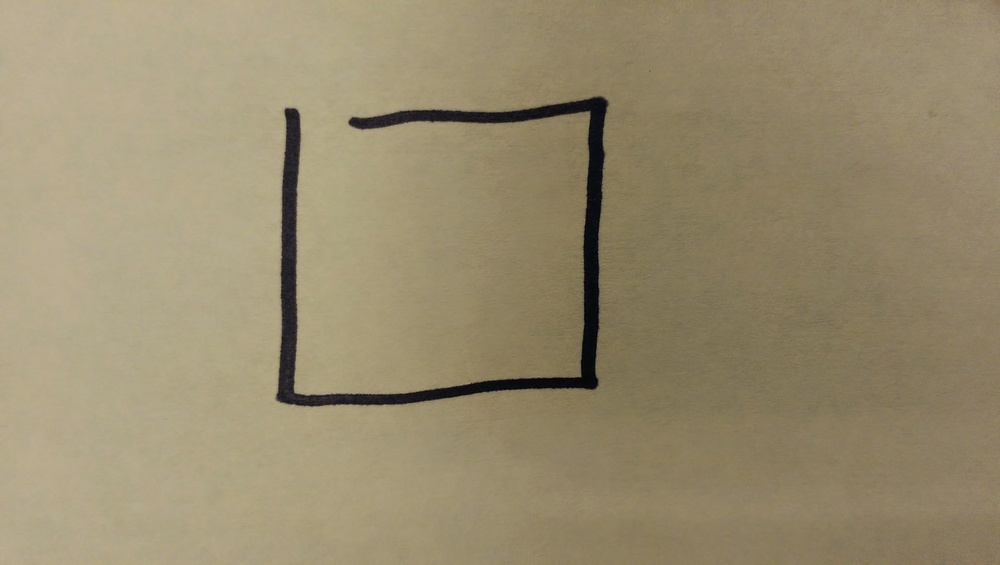
#> input picture square1.jpg, 1000 x 565 px, shrunk from 2688 x 1520 before the run
$ python thresholdImage.py
#> lines starting #> are read from the running program, lines starting #| are printed output that depends on the picture; after the words box and inside, x2 and y2 are one past the last pixel; in counts of white or black regions, pixels touching at a corner belong together
###########################################
## thresholdingImage.py
##
## Converts an image file to binary, then writes pixel values to CSV
##
## Author: Kevin T. Lee
###########################################

import sys, cv2, csv, os
import numpy as np
from PIL import Image


# Set imageName variable
imageName = 'square1.jpg'

# Read iamgeName file
sourceImage = cv2.imread(imageName, 0)
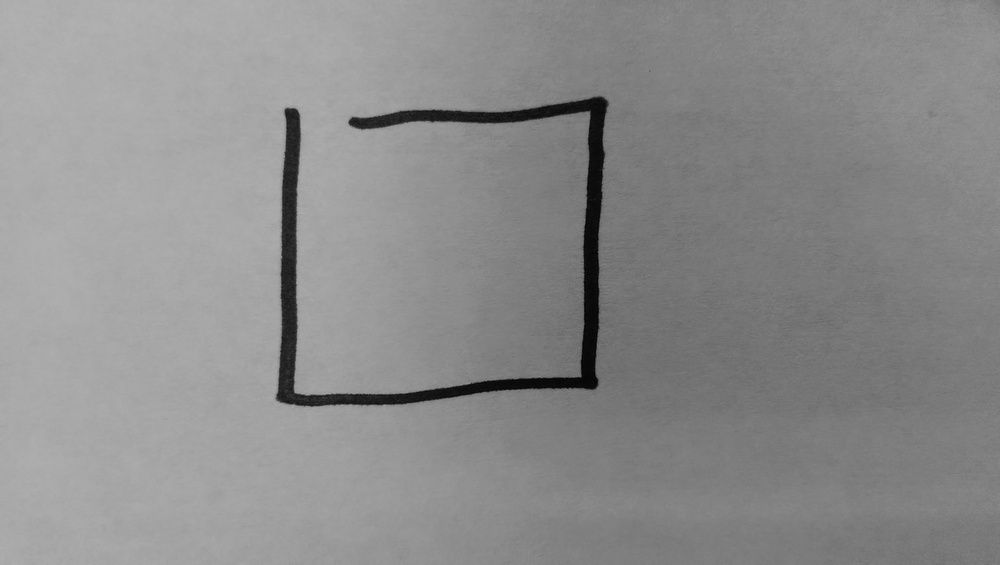
#> sourceImage: shape (565, 1000); min 0, max 178, mean 140.5

## color to gray scale
#grayImage = cv2.cvtColor(sourceImage, cv2.COLOR_RGB2GRAY) # cv2.COLOR_RGB2GRAY = 7
#grayImgName = 'gray_' + imageName

 ## gray to binary: threshold = 100 (arbitrary); maxValue = 255; type = cv2.THRESH_BINARY
flag, binaryImage = cv2.threshold(sourceImage, 65, 255, cv2.THRESH_BINARY) # cv2.THRESH_BINARY = 0
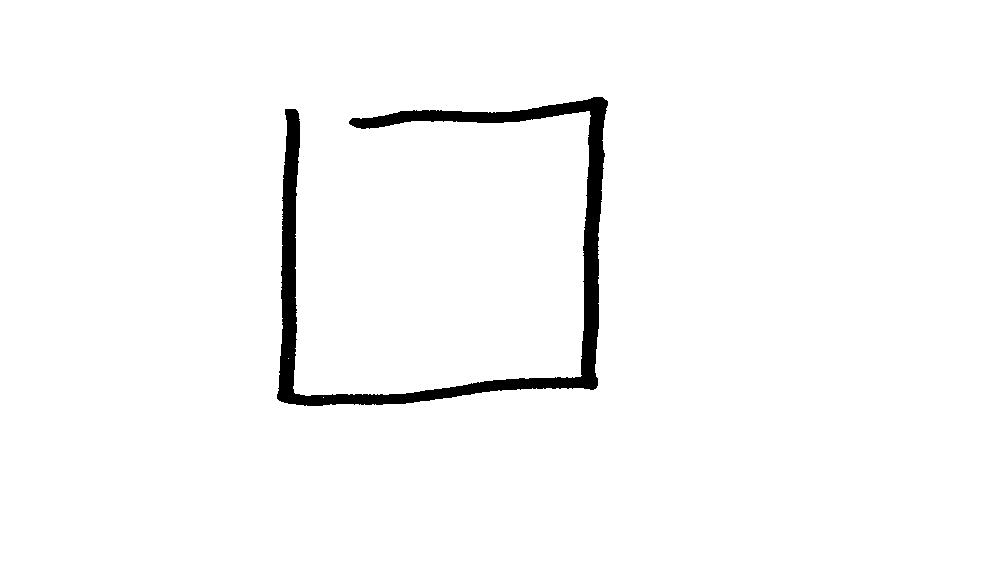
#> binaryImage: shape (565, 1000); 97.5% white; 1 black region, box (x1, y1, x2, y2) and area: (277, 97, 608, 406) 14050
binaryImgName = 'binary_' + imageName

#cv2.imshow('main', binaryImage)
cv2.imwrite(binaryImgName, binaryImage)


#Get pixels in image, store pixel values
im = Image.open(binaryImgName)
pixels = list(im.getdata())
#> pixels = 565000 items

# Debug print statement - pixel array
#print(pixels)


#Write CSV file with shape data (pixel values)
fl = open('shapedataIMAG19.csv', 'w')

writer = csv.writer(fl, lineterminator='\n')

labelRow = ['label']
for i, val in enumerate(pixels):
    labelRow.append('pixel'+str(i))
#> after the loop, labelRow = 565001 items


writer.writerow(labelRow)
writer.writerow(pixels)

fl.close()

$ run again, with IMAG19.jpg copied over square1.jpg
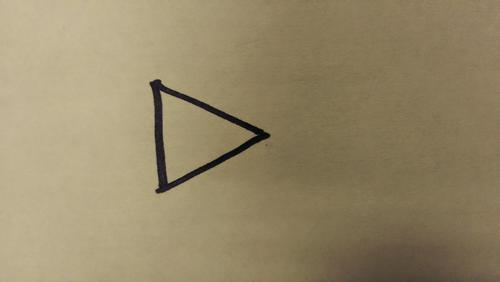
#> input picture IMAG19.jpg, 500 x 282 px
#> `sourceImage = cv2.imread(imageName, 0)`:
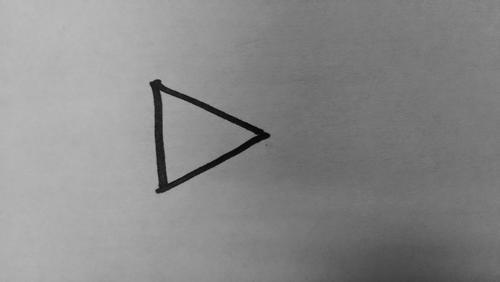
#> sourceImage: shape (282, 500); min 0, max 187, mean 136.9
#> `flag, binaryImage = cv2.threshold(sourceImage, 65, 255, cv2.THRESH_BIN..`:
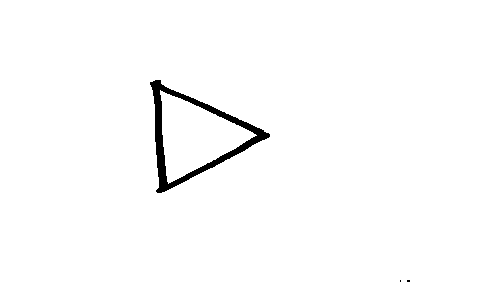
#> binaryImage: shape (282, 500); 98.4% white; 3 black regions (2 under 20 px), largest, box (x1, y1, x2, y2) and area: (150, 80, 270, 193) 2185
#> pixels = 141000 items
#> after the loop `for i, val in enumerate(pixels):`: labelRow = 141001 items

$ run again, with TESTIMAGEHOUGHLINE.jpg copied over square1.jpg
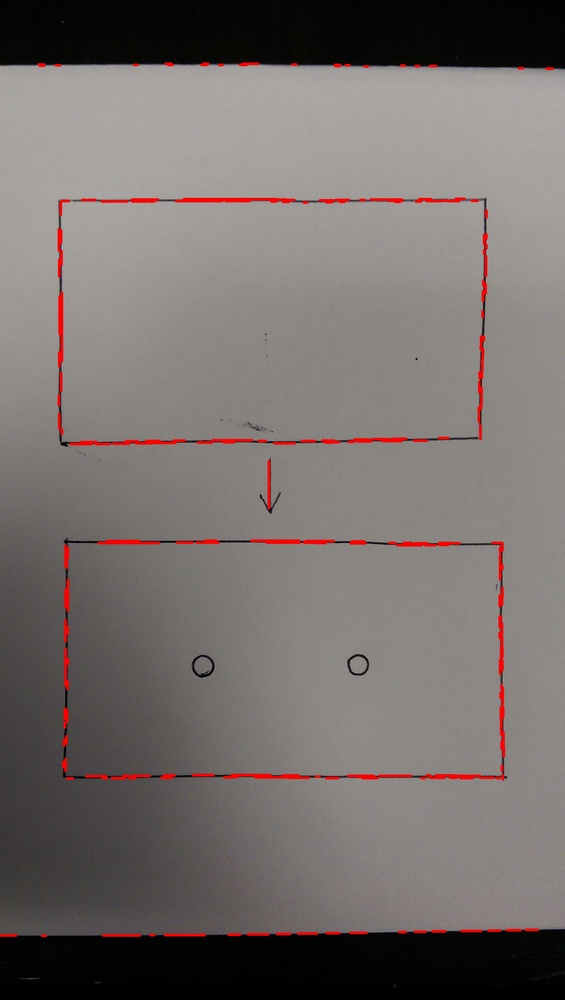
#> input picture TESTIMAGEHOUGHLINE.jpg, 565 x 1000 px, shrunk from 1520 x 2688 before the run
#> `sourceImage = cv2.imread(imageName, 0)`:
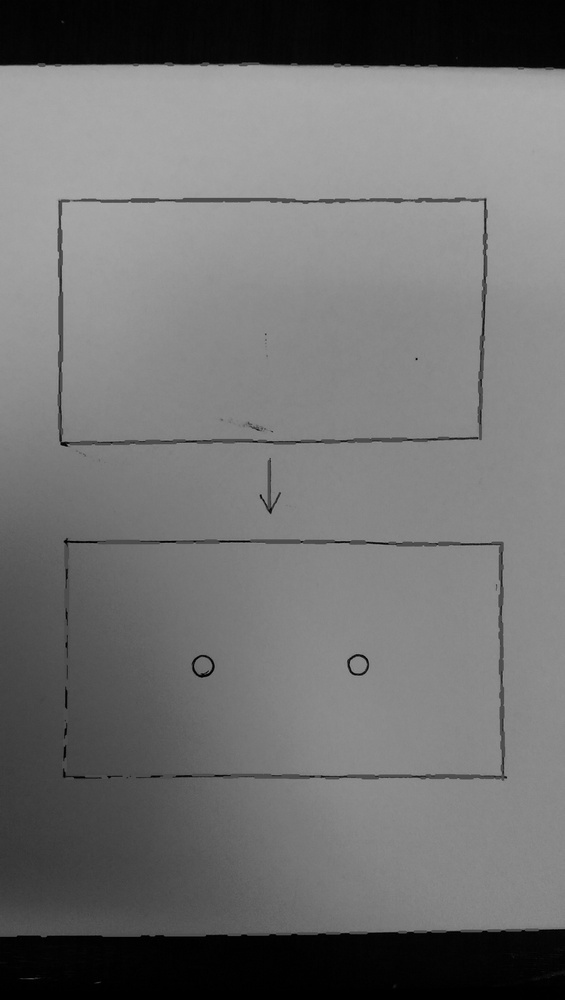
#> sourceImage: shape (1000, 565); min 0, max 172, mean 112.7
#> `flag, binaryImage = cv2.threshold(sourceImage, 65, 255, cv2.THRESH_BIN..`:
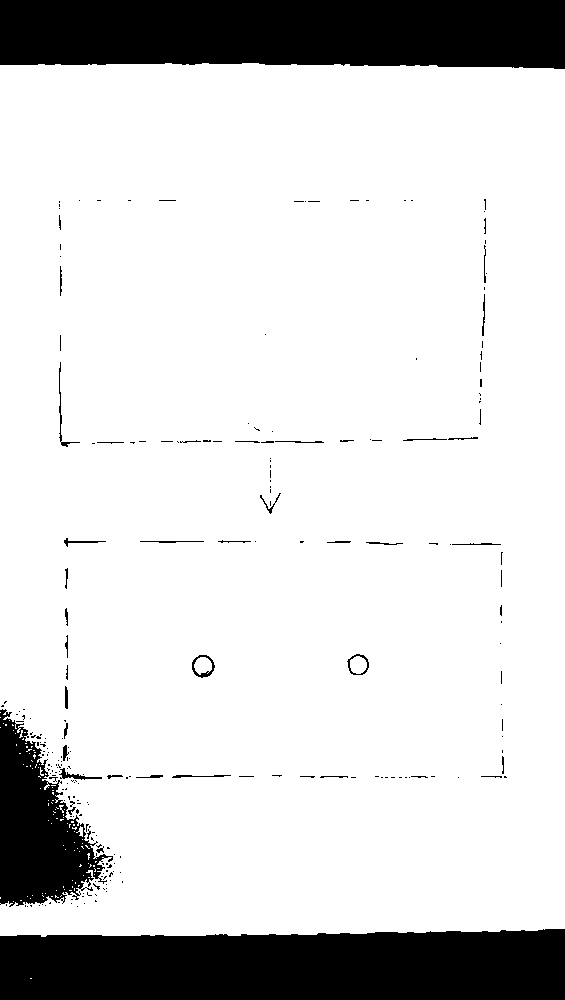
#> binaryImage: shape (1000, 565); 84.3% white; 240 black regions (197 under 20 px), largest, box (x1, y1, x2, y2) and area: (0, 929, 565, 1000) 37401, (0, 0, 565, 69) 36886, (0, 709, 113, 907) 11559
#> pixels = 565000 items
#> after the loop `for i, val in enumerate(pixels):`: labelRow = 565001 items
